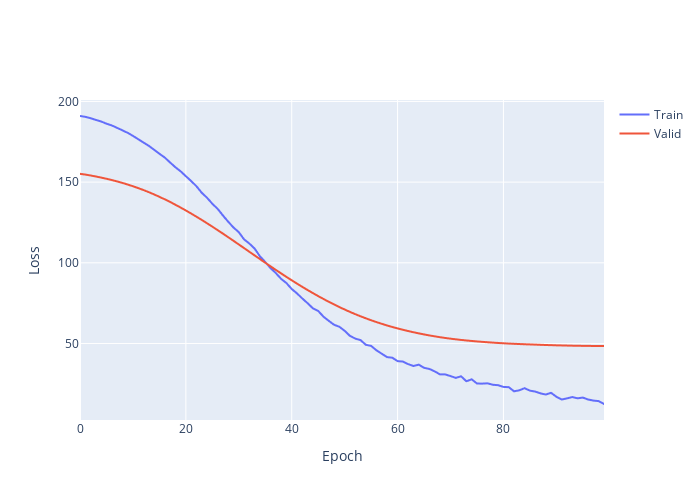

Notebook code cell kept with this figure:
### Code cell
fig = go.Figure()
fig.add_trace(go.Scattergl(y=history.history['loss'],
                    name='Train'))

fig.add_trace(go.Scattergl(y=history.history['val_loss'],
                     name='Valid'))

fig.update_layout(height=500, width=700,
                  xaxis_title='Epoch',
                  yaxis_title='Loss')
fig.show()
